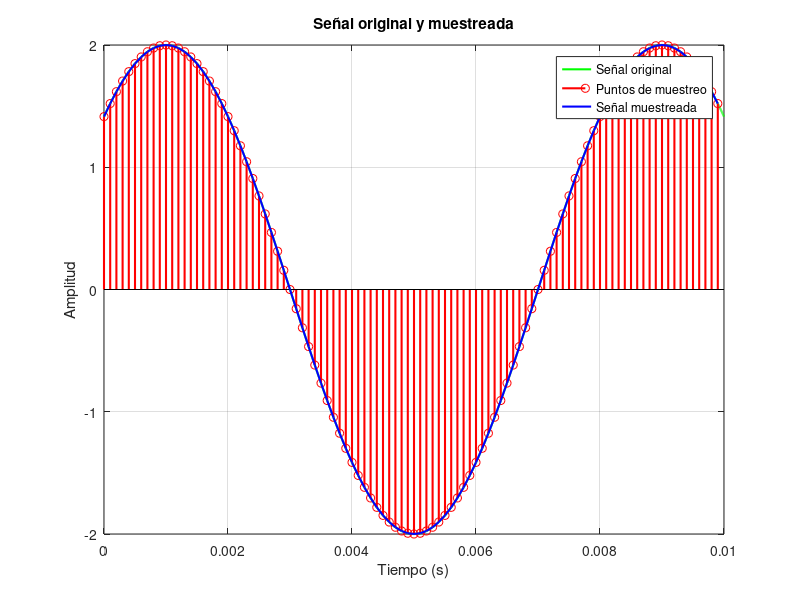

MATLAB code for this plot:
clc;
clear;

% Parámetros de la señal
A = 2; % Amplitud de la señal
des = deg2rad(45); % Desplazamiento de fase
f = 125; % Frecuencia de la señal (Hz)


%##############  Esto es lo que se debe cambiar... #################%
% Parámetros de muestreo
fs = 10000; % Frecuencia de muestreo (Hz)
tiempo = 10; % Tiempo total de grabación (milisegundos)

% Tiempo continuo y muestreo
T = tiempo / 1000; % Convertir tiempo a segundos
Ts = 1 / fs; % Periodo de muestreo
t = 0:Ts:T-Ts; % Vector de tiempo discreto (muestreo)

% Definir un tiempo continuo 
t_original = 0:1e-6:T; % Usamos una resolución mucho más fina para la señal original

% Señal original en tiempo continuo
x_original = A * sin(2 * pi * f * t_original + des);

% Señal muestreada
x_sampled = A * sin(2 * pi * f * t + des);

% Valores de las muestras
disp('Valores de las muestras:');
disp(x_sampled);

% Graficar
figure;

% Señal original
plot(t_original, x_original, 'g', 'LineWidth', 1.5);
hold on;

% Puntos de muestreo
stem(t, x_sampled, 'r', 'LineWidth', 1.5);

% Señal muestreada
plot(t, x_sampled, 'b', 'LineWidth', 1.5);

% Gráfica
title('Señal original y muestreada');
xlabel('Tiempo (s)');
ylabel('Amplitud');
legend('Señal original', 'Puntos de muestreo', 'Señal muestreada');
grid on;
hold off;
